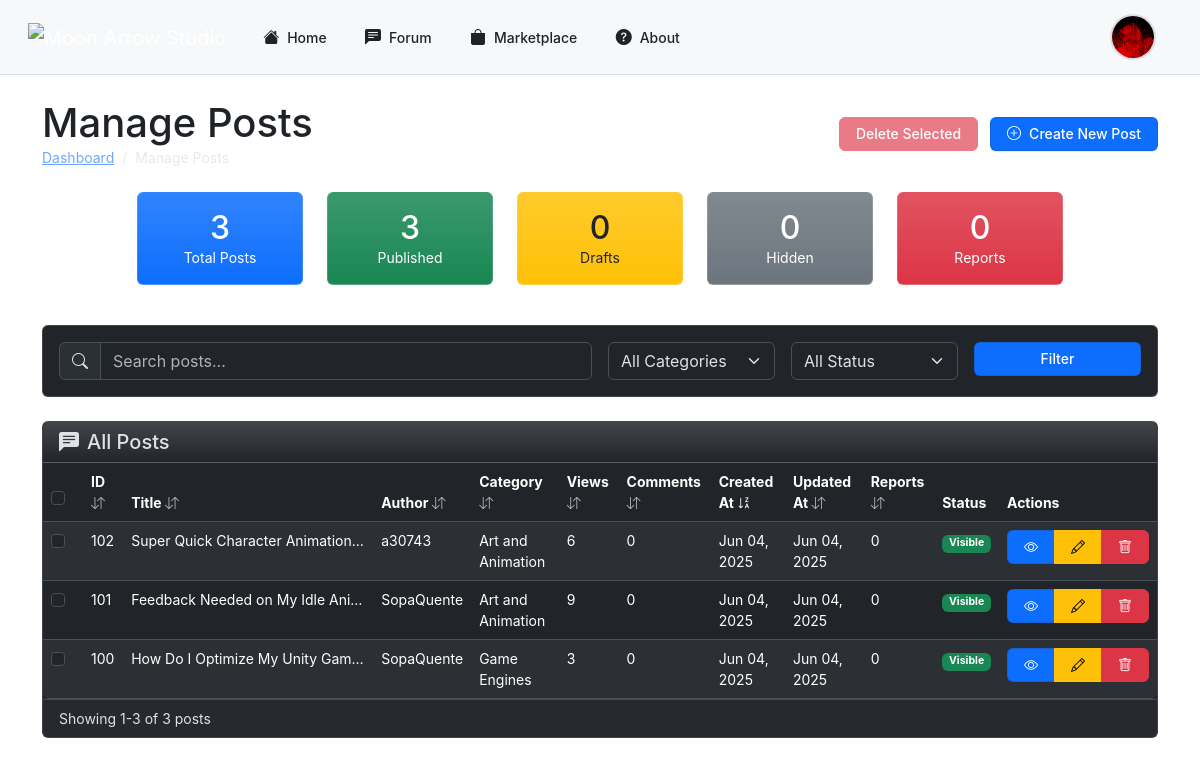
The app's page /php/admin/manage_posts.php (signed in), older data.
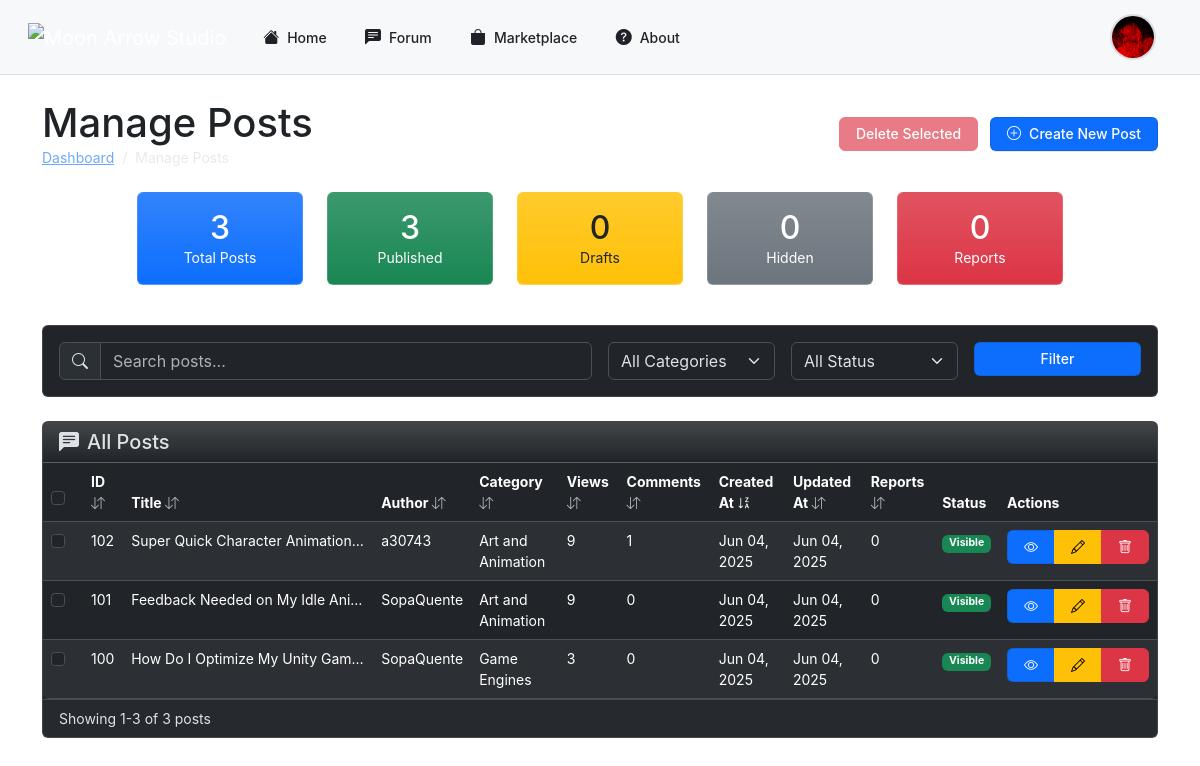
The same page, newer data.
### tables this page shows
CREATE TABLE IF NOT EXISTS `posts` (
  `id` int NOT NULL AUTO_INCREMENT,
  `title` varchar(255) NOT NULL,
  `content` text NOT NULL,
  `category_id` int NOT NULL,
  `hashtags` text,
  `images` text,
  `created_at` timestamp NULL DEFAULT CURRENT_TIMESTAMP,
  `videos` text,
  `user_id` int NOT NULL,
  `upvotes` int DEFAULT '0',
  `downvotes` int DEFAULT '0',
  `status` enum('published','draft','hidden') NOT NULL DEFAULT 'published',
  `views` int DEFAULT '0',
  `updated_at` timestamp NULL DEFAULT CURRENT_TIMESTAMP ON UPDATE CURRENT_TIMESTAMP,
  `reported_count` int DEFAULT '0',
  PRIMARY KEY (`id`),
  KEY `fk_posts_categories` (`category_id`),
  KEY `user_id` (`user_id`)
);

CREATE TABLE IF NOT EXISTS `users` (
  `user_id` int NOT NULL AUTO_INCREMENT,
  `username` varchar(50) NOT NULL,
  `email` varchar(100) NOT NULL,
  `password` varchar(255) NOT NULL,
  `role` enum('admin','user') DEFAULT 'user',
  `created_at` datetime DEFAULT CURRENT_TIMESTAMP,
  `profile_picture` varchar(255) DEFAULT NULL,
  `banner` varchar(255) DEFAULT NULL,
  `description` text,
  `status` enum('active','suspended') NOT NULL DEFAULT 'active',
  `youtube` varchar(255) DEFAULT NULL,
  `linkedin` varchar(255) DEFAULT NULL,
  `twitter` varchar(255) DEFAULT NULL,
  `instagram` varchar(255) DEFAULT NULL,
  `github` varchar(255) DEFAULT NULL,
  `portfolio` varchar(255) DEFAULT NULL,
  `reported_count` int NOT NULL DEFAULT '0',
  `follow_notifications` tinyint(1) NOT NULL DEFAULT '1',
  `asset_comment_notifications` tinyint(1) NOT NULL DEFAULT '1',
  `reply_notifications` tinyint(1) NOT NULL DEFAULT '1',
  `notification_frequency` enum('instant','hourly','daily','weekly') NOT NULL DEFAULT 'instant',
  `email_updates` tinyint(1) NOT NULL DEFAULT '1',
  `comment_notifications` tinyint(1) NOT NULL DEFAULT '1',
  PRIMARY KEY (`user_id`),
  UNIQUE KEY `username` (`username`),
  UNIQUE KEY `email` (`email`)
);

CREATE TABLE IF NOT EXISTS `categories` (
  `id` int NOT NULL AUTO_INCREMENT,
  `name` varchar(100) NOT NULL,
  PRIMARY KEY (`id`)
);

### php/admin/manage_posts.php (the view, shortened to what the changed rows need)
<?php
function getSortIcon($column) {
    global $sortBy, $sortOrder;
    if ($sortBy !== $column) {
        return '<i class="bi bi-arrow-down-up text-muted"></i>';
    } else if ($sortOrder === 'ASC') {
        return '<i class="bi bi-sort-alpha-down"></i>';
    } else {
        return '<i class="bi bi-sort-alpha-down-alt"></i>';
    }
}
require_once '../db_connect.php';
$page = isset($_GET['page']) ? (int)$_GET['page'] : 1;
$limit = isset($_GET['limit']) ? (int)$_GET['limit'] : 10;
$offset = ($page - 1) * $limit;
$sortBy = isset($_GET['sort']) ? $_GET['sort'] : 'created_at';
$sortOrder = isset($_GET['order']) ? $_GET['order'] : 'DESC';
$query = "SELECT p.id, p.title, p.content, p.status, p.views, p.created_at, p.updated_at, p.reported_count,
                 u.user_id, u.username, c.id as category_id, c.name as category_name,
                 (SELECT COUNT(*) FROM comments WHERE post_id = p.id) as comments_count
          FROM posts p
          JOIN users u ON p.user_id = u.user_id
          LEFT JOIN categories c ON p.category_id = c.id
          WHERE 1=1";
$params = [];
$types = "";
$query .= " ORDER BY $sortBy $sortOrder LIMIT ? OFFSET ?";
$params[] = $limit;
$params[] = $offset;
$types .= "ii";
$stmt = $conn->prepare($query);
$stmt->bind_param($types, ...$params);
$stmt->execute();
$result = $stmt->get_result();
$posts = [];
while ($row = $result->fetch_assoc()) {
    $posts[] = $row;
}
?>
<!DOCTYPE html>
<html lang="en" data-bs-theme="dark">
<head>
    <link rel="stylesheet" href="https://cdn.jsdelivr.net/npm/bootstrap-icons@1.11.3/font/bootstrap-icons.min.css">
    <link rel="stylesheet" href="https://cdn.jsdelivr.net/npm/bootstrap@5.3.3/dist/css/bootstrap.min.css">
</head>
<body>
    <?php include('../header.php'); ?>
    <div class="container py-4">
    <div class="d-flex justify-content-between align-items-center mb-4">
    <div>
        <h1 class="mb-0">Manage Posts</h1>
    </div>
</div>
        <div class="card mb-4">
            <div class="card-body p-0">
                <div class="table-responsive">
                <table class="table table-hover table-striped mb-0">
                    <thead>
                        <tr>
                            <th width="40">
                                <div class="form-check">
                                    <input class="form-check-input" type="checkbox" id="selectAll">
                                </div>
                            </th>
                            <th class="cursor-pointer" onclick="changeSort('id')">
                                ID <?php echo getSortIcon('id'); ?>
                            </th>
                            <th class="cursor-pointer" onclick="changeSort('title')">
                                Title <?php echo getSortIcon('title'); ?>
                            </th>
                            <th class="cursor-pointer" onclick="changeSort('username')">
                                Author <?php echo getSortIcon('username'); ?>
                            </th>
                            <th class="cursor-pointer" onclick="changeSort('category_name')">
                                Category <?php echo getSortIcon('category_name'); ?>
                            </th>
                            <th class="cursor-pointer" onclick="changeSort('views')">
                                Views <?php echo getSortIcon('views'); ?>
                            </th>
                            <th class="cursor-pointer" onclick="changeSort('comments_count')">
                                Comments <?php echo getSortIcon('comments_count'); ?>
                            </th>
                            <th class="cursor-pointer" onclick="changeSort('created_at')">
                                Created At <?php echo getSortIcon('created_at'); ?>
                            </th>
                            <th class="cursor-pointer" onclick="changeSort('updated_at')">
                                Updated At <?php echo getSortIcon('updated_at'); ?>
                            </th>
                            <th class="cursor-pointer" onclick="changeSort('reported_count')">
                                Reports <?php echo getSortIcon('reported_count'); ?>
                            </th>
                            <th>Status</th>
                            <th class="actions-column">Actions</th>
                        </tr>
                    </thead>
                    <tbody>
                        <?php if (count($posts) > 0): ?>
                            <?php foreach ($posts as $post): ?>
                                <tr>
                                    <td>
                                        <div class="form-check">
                                            <input class="form-check-input post-select" type="checkbox" value="<?php echo $post['id']; ?>">
                                        </div>
                                    </td>
                                    <td><?php echo $post['id']; ?></td>
                                    <td class="truncate-text"><?php echo htmlspecialchars($post['title']); ?></td>
                                    <td><?php echo htmlspecialchars($post['username']); ?></td>
                                    <td><?php echo htmlspecialchars($post['category_name'] ?? 'Uncategorized'); ?></td>
                                    <td><?php echo $post['views']; ?></td>
                                    <td><?php echo $post['comments_count']; ?></td>
                                    <td><?php echo date('M d, Y', strtotime($post['created_at'])); ?></td>
                                    <td><?php echo date('M d, Y', strtotime($post['updated_at'])); ?></td>
                                    <td><?php echo $post['reported_count']; ?></td>
                                    <td>
                                        <?php if ($post['status'] === 'published'): ?>
                                            <span class="badge bg-success">Visible</span>
                                        <?php else: ?>
                                            <span class="badge bg-secondary">Hidden</span>
                                        <?php endif; ?>
                                    </td>
                                    <td class="actions-column">
                                        <div class="btn-group btn-group-sm">
                                            <a href="<?php echo $baseUrl; ?>php/view_post.php?id=<?php echo $post['id']; ?>" class="btn btn-primary" title="View">
                                                <i class="bi bi-eye"></i>
                                            </a>
                                            <a href="edit_post.php?id=<?php echo $post['id']; ?>" class="btn btn-warning" title="Edit">
                                                <i class="bi bi-pencil"></i>
                                            </a>
                                            <button class="btn btn-danger delete-post" data-bs-toggle="modal" data-bs-target="#deletePostModal" data-post-id="<?php echo $post['id']; ?>" data-post-title="<?php echo htmlspecialchars($post['title']); ?>" title="Delete">
                                                <i class="bi bi-trash"></i>
                                            </button>
                                        </div>
                                    </td>
                                </tr>
                            <?php endforeach; ?>
                        <?php else: ?>
                            <tr>
                                <td colspan="12" class="text-center py-4">No posts found matching your criteria.</td>
                            </tr>
                        <?php endif; ?>
                    </tbody>
                </table>
                </div>
            </div>
        </div>
    </div>
</body>
</html>

Row changes from the older to the newer data that the page shows:
changed posts "Super Quick Character Animation…": views "6" → "9"; comments_count "0" → "1"
